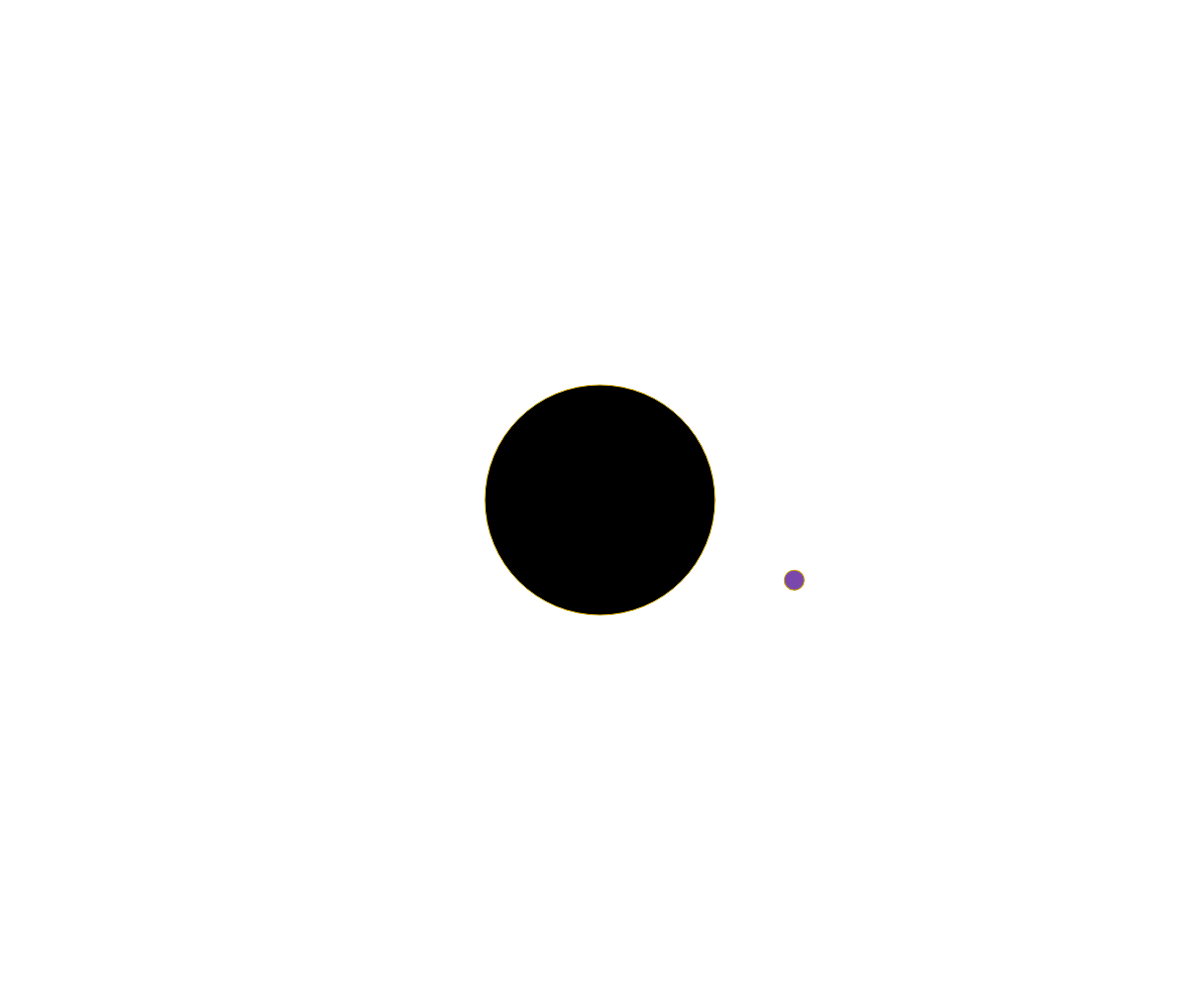
Frame 1 (no input)
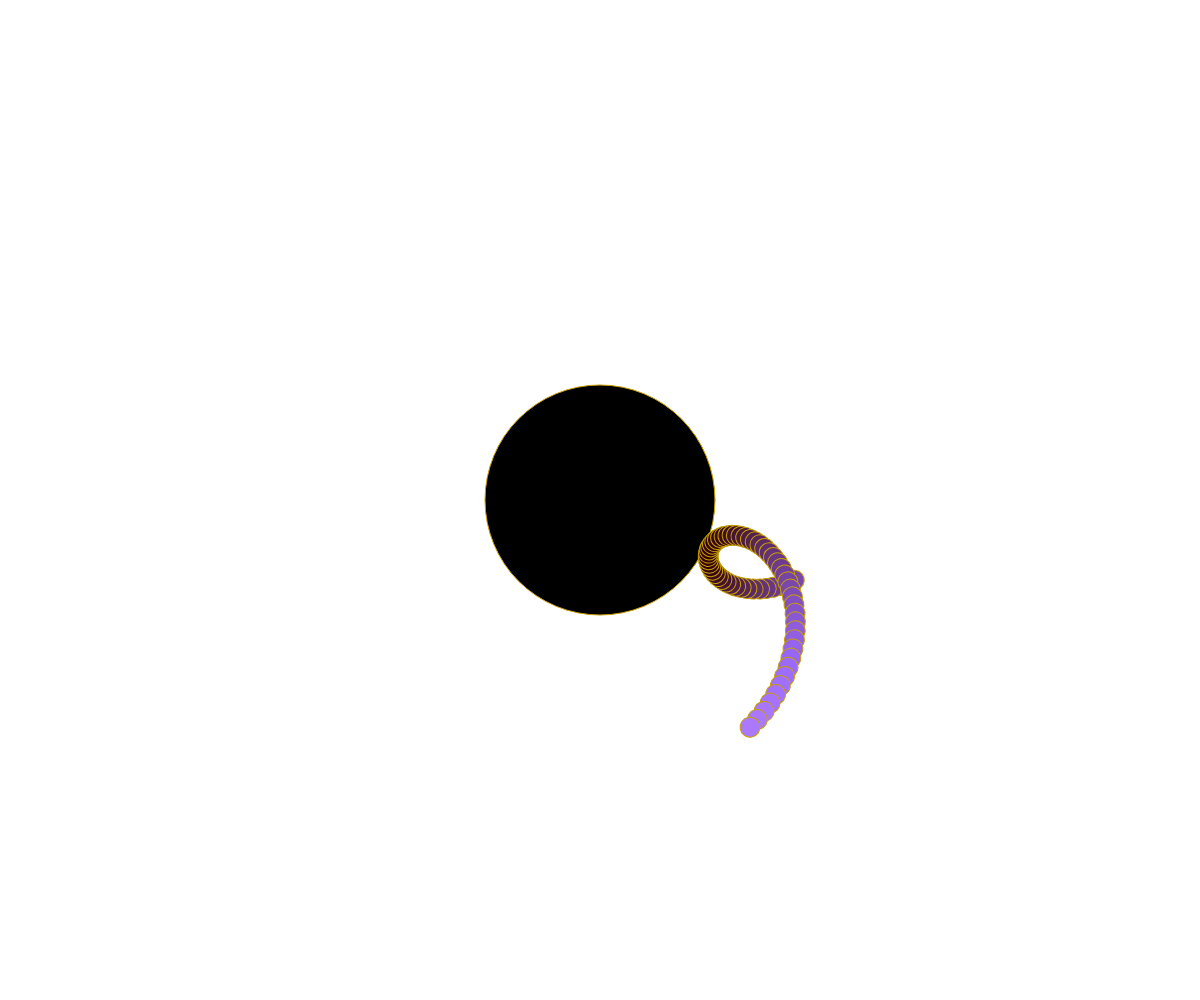
Frame 60 (no input)
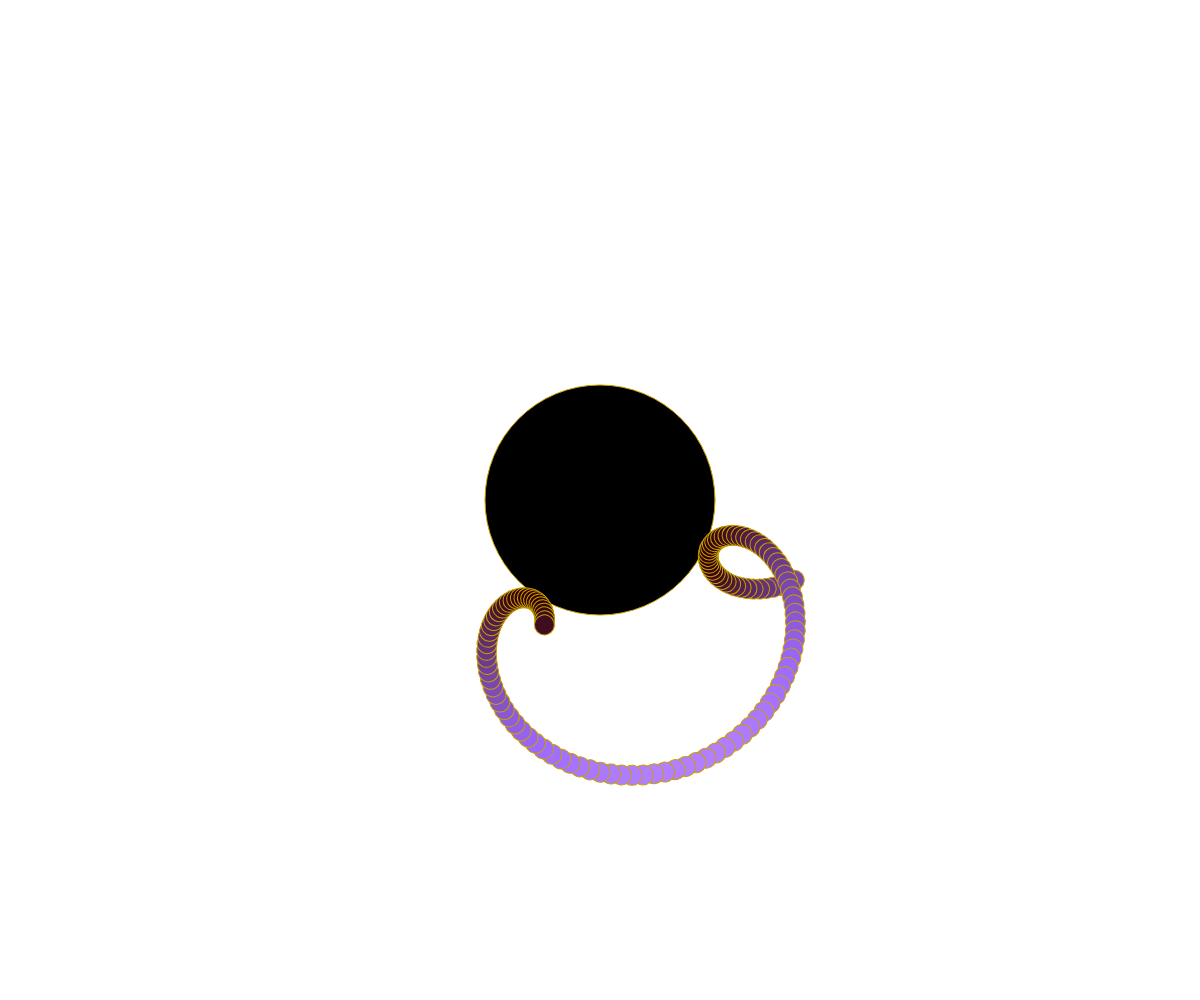
Frame 120 (the mouse pressed at the canvas centre since frame 60)

The p5.js sketch that drew these frames (run headless with seeded random() and noise() and a simulated clock; from frame 60 on, the mouse is pressed at the canvas centre):

// p5.js sketch
// ── sketch.js
var angle1, angle2;
//****************************************
function setup() {
  createCanvas(windowWidth, windowHeight);
  angleMode(DEGREES);
  rectMode(CENTER);
  angle1 = 0;
  angle2 = 0;
  stroke(200,160,0);
  background(255);
  fill(0);
  ellipse(windowWidth / 2, windowHeight / 2,230);
}
//****************************************
function draw() {
  push();
  translate(windowWidth / 2, windowHeight / 2);
  angle1 += 0.1;
  rotate(angle1++);
  push();
  translate(200, 0);
  angle2 += 4;
  rotate(angle2);
  
  var angle3 = 90+angle2;
  var hyp = sqrt(pow((200+80*cos(angle3)),2)+pow((80*sin(angle3)),2));
  var col = map(hyp,120,280,0,255);
  
  fill(50+col*0.5,col*0.5,col*1.2);
  ellipse(0, 80, 20);
  pop();
  pop();
}
//****************************************
